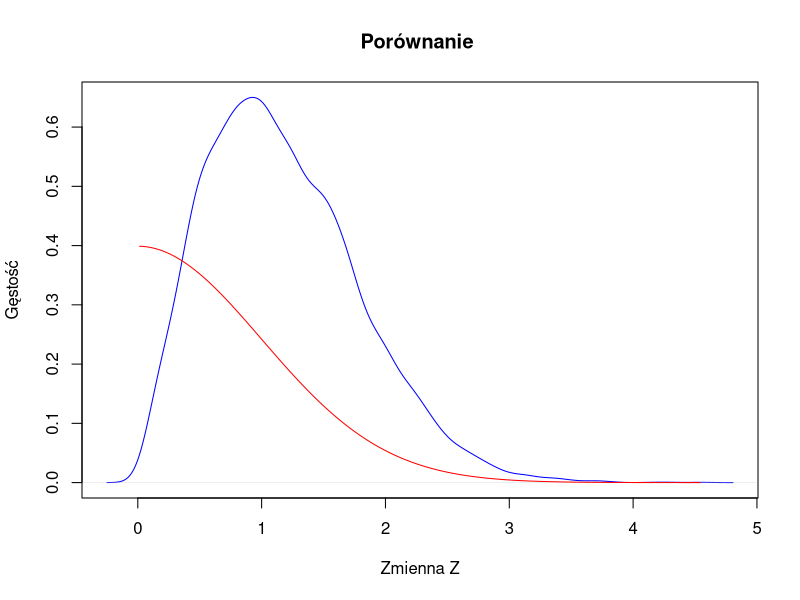
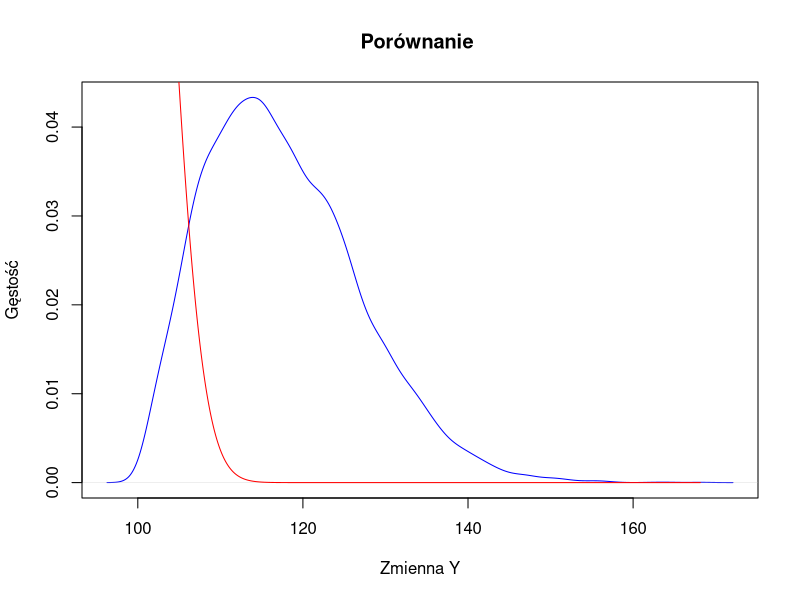
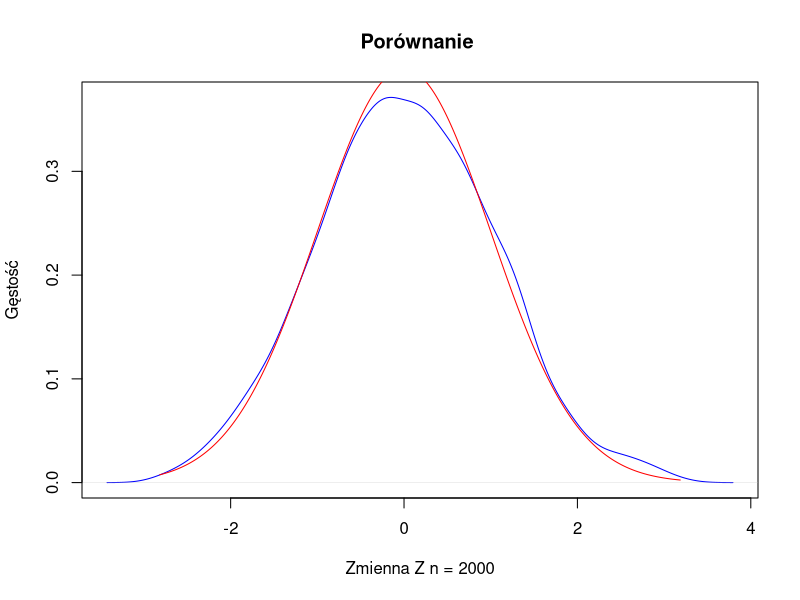
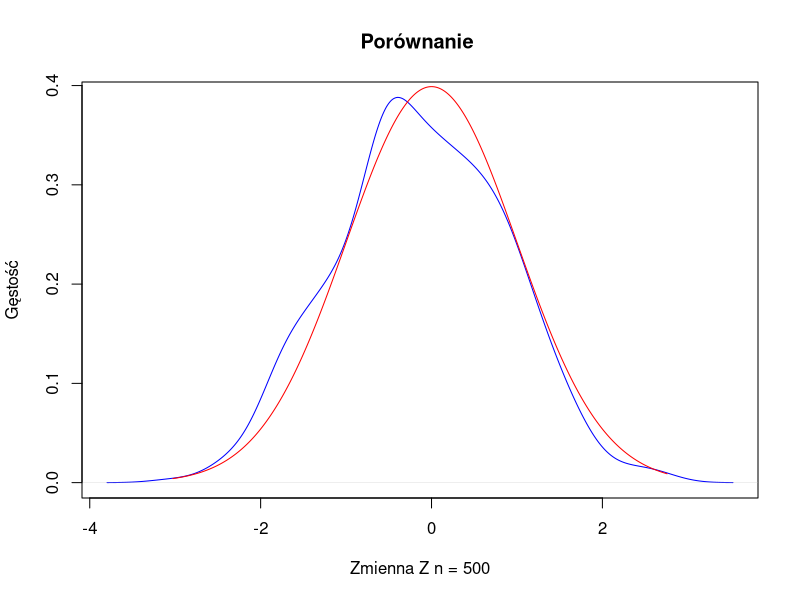
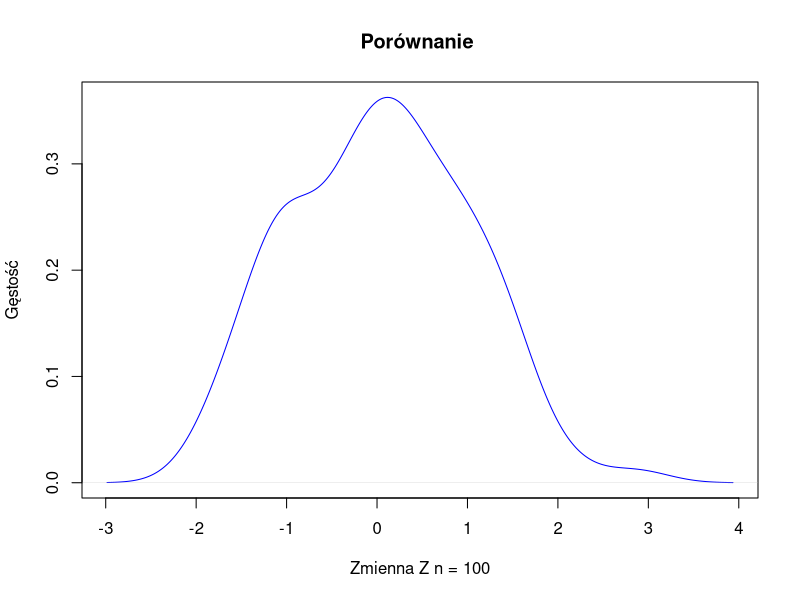

These figures' R source, in order: (Note: this script raises an error after producing the figures.)
#1
#a
sigma = sqrt(144)
mi = 170
a1 = (164 - mi)/sigma
pi = pnorm(a1) #i

a2 = (188 - mi)/sigma
pii = 1 - pnorm(a2) #ii

a3 = (185 - mi)/sigma
a4 = (158 - mi)/sigma
piii = pnorm(a3) - pnorm(a4) #iii

#b
k = qnorm(1 - 0.15,mi,sigma)

#2
#i
U1 = runif(10000)
U2 = runif(10000)
Z = cos(2*pi*U1) * sqrt(-2*log(U2))
#ii
estymator = density(Z)
porownanie1 = seq(min(Z), max(Z), length.out = 1000)
porownanie2 = dnorm(porownanie1,0,1)
plot(estymator, main = "Porównanie ","Zmienna Z","Gęstość", col = "blue")
lines(porownanie1, porownanie2, col = "red")

#iii
Y = 100 + 15*Z
estymatorY = density(Y)
porownanie3 = seq(min(Y), max(Y), length.out = 1000)
porownanie4 = dnorm(porownanie3,100,sqrt(15))
plot(estymatorY,"Porównanie ","Zmienna Y","Gęstość", col = "blue")
lines(porownanie3, porownanie4, col = "red")

#3
#i
X = rnorm(2000,170,12) 
Z = (X - 170)/12
dZ = density(Z)
p1a = seq(min(Z), max(Z), length.out = 2000)
p1b = dnorm(p1a)

plot(dZ, main = "Porównanie ","Zmienna Z n = 2000","Gęstość", col = "blue")
lines(p1a, p1b, col = "red")
#ii
X = rnorm(500,170,12) 
Z = (X - 170)/12
dZ = density(Z)
p2a = seq(min(Z), max(Z), length.out = 500)
p2b = dnorm(p2a)

plot(dZ, main = "Porównanie ","Zmienna Z n = 500","Gęstość", col = "blue")
lines(p2a, p2b, col = "red")
#iii
X = rnorm(100,170,12) 
Z = (X - 170)/12
dZ = density(Z)
p3a = seq(min(Z), max(Z), length.out = 100)
p3b = dnorm(p1a)

plot(dZ, main = "Porównanie ","Zmienna Z n = 100","Gęstość", col = "blue")
lines(p3a, p3b, col = "red")

#4
n1 = 1
n2 = 20
n3 = 200
lambda = 0.5

S1 = rgamma(1000,n1,lambda)
E1 =  2*n1
SG1 = 2*n1^lambda
Z1 = (S1 - E1)/SG1
WZ1 = density(Z1)
P1 = seq(min(Z1),max(Z1),length.out = 1000)
plot(WZ1)
lines(P1,dnorm(P1),col="red")

S2 = rgamma(1000,n2,lambda)
E2 = 2*n2
SG2 = 2*n2^lambda
Z2 = (S2 - E2)/SG2
WZ2 = density(Z2)
P2 = seq(min(Z2),max(Z2),length.out = 1000)
plot(WZ2)
lines(P2,dnorm(P2),col="red")

S3 = rgamma(1000,n3,lambda)
E3 = 2*n3
SG3 = 2*n3^lambda
Z3 = (S3 - E3)/SG3
WZ3 = density(Z3)
P3 = seq(min(Z3),max(Z3),length.out = 1000)
plot(WZ3)
lines(P3,dnorm(P3),col="red")

#5 
wektorn = c(30,1000)
wektorp = c(0.5,0.5,0.1,0.05)
i = 1
for (p in wektorp)
{
  if (i%%2 == 0)
  {
    n = wektorn[2]
  }
  else
  {
    n = wektorn[1]
  }
  i = i+1
  
  x = rbinom(10000,n,p)
  plot(density(x),paste("Wykres dla n = ",n," p = ",p))
  sd = sqrt(n*p*(1-p))
  av = n*p
  lines(0:n,dnorm(0:n,av,sd),col = "red")
}
